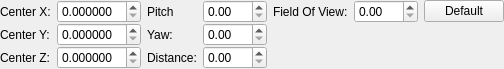
<?xml version="1.0" encoding="UTF-8"?>
<ui version="4.0">
 <class>ui::camera_operators::ArcBallSettingsPanel</class>
 <widget class="QWidget" name="ui::camera_operators::ArcBallSettingsPanel">
  <property name="geometry">
   <rect>
    <x>0</x>
    <y>0</y>
    <width>475</width>
    <height>62</height>
   </rect>
  </property>
  <property name="windowTitle">
   <string>Form</string>
  </property>
  <layout class="QHBoxLayout" name="horizontalLayout">
   <property name="sizeConstraint">
    <enum>QLayout::SetFixedSize</enum>
   </property>
   <property name="leftMargin">
    <number>0</number>
   </property>
   <property name="topMargin">
    <number>0</number>
   </property>
   <property name="rightMargin">
    <number>0</number>
   </property>
   <property name="bottomMargin">
    <number>0</number>
   </property>
   <item>
    <layout class="QGridLayout" name="gridLayout_2">
     <property name="verticalSpacing">
      <number>0</number>
     </property>
     <item row="0" column="1">
      <widget class="QDoubleSpinBox" name="CenterX">
       <property name="decimals">
        <number>6</number>
       </property>
      </widget>
     </item>
     <item row="1" column="0">
      <widget class="QLabel" name="label_2">
       <property name="sizePolicy">
        <sizepolicy hsizetype="Fixed" vsizetype="Preferred">
         <horstretch>0</horstretch>
         <verstretch>0</verstretch>
        </sizepolicy>
       </property>
       <property name="text">
        <string>Center Y:</string>
       </property>
      </widget>
     </item>
     <item row="1" column="1">
      <widget class="QDoubleSpinBox" name="CenterY">
       <property name="decimals">
        <number>6</number>
       </property>
      </widget>
     </item>
     <item row="2" column="0">
      <widget class="QLabel" name="label_3">
       <property name="sizePolicy">
        <sizepolicy hsizetype="Fixed" vsizetype="Preferred">
         <horstretch>0</horstretch>
         <verstretch>0</verstretch>
        </sizepolicy>
       </property>
       <property name="text">
        <string>Center Z:</string>
       </property>
      </widget>
     </item>
     <item row="0" column="0">
      <widget class="QLabel" name="label">
       <property name="sizePolicy">
        <sizepolicy hsizetype="Fixed" vsizetype="Preferred">
         <horstretch>0</horstretch>
         <verstretch>0</verstretch>
        </sizepolicy>
       </property>
       <property name="text">
        <string>Center X:</string>
       </property>
      </widget>
     </item>
     <item row="2" column="1">
      <widget class="QDoubleSpinBox" name="CenterZ">
       <property name="decimals">
        <number>6</number>
       </property>
      </widget>
     </item>
     <item row="3" column="0" colspan="2">
      <spacer name="verticalSpacer_2">
       <property name="orientation">
        <enum>Qt::Vertical</enum>
       </property>
       <property name="sizeHint" stdset="0">
        <size>
         <width>20</width>
         <height>0</height>
        </size>
       </property>
      </spacer>
     </item>
    </layout>
   </item>
   <item>
    <layout class="QGridLayout" name="gridLayout_3">
     <property name="verticalSpacing">
      <number>0</number>
     </property>
     <item row="2" column="0">
      <widget class="QLabel" name="label_6">
       <property name="sizePolicy">
        <sizepolicy hsizetype="Fixed" vsizetype="Preferred">
         <horstretch>0</horstretch>
         <verstretch>0</verstretch>
        </sizepolicy>
       </property>
       <property name="text">
        <string>Distance:</string>
       </property>
      </widget>
     </item>
     <item row="0" column="1">
      <widget class="QDoubleSpinBox" name="Pitch">
       <property name="maximum">
        <double>360.000000000000000</double>
       </property>
      </widget>
     </item>
     <item row="1" column="0">
      <widget class="QLabel" name="label_5">
       <property name="sizePolicy">
        <sizepolicy hsizetype="Fixed" vsizetype="Preferred">
         <horstretch>0</horstretch>
         <verstretch>0</verstretch>
        </sizepolicy>
       </property>
       <property name="text">
        <string>Yaw:</string>
       </property>
      </widget>
     </item>
     <item row="2" column="1">
      <widget class="QDoubleSpinBox" name="Distance"/>
     </item>
     <item row="0" column="0">
      <widget class="QLabel" name="label_4">
       <property name="sizePolicy">
        <sizepolicy hsizetype="Fixed" vsizetype="Preferred">
         <horstretch>0</horstretch>
         <verstretch>0</verstretch>
        </sizepolicy>
       </property>
       <property name="text">
        <string>Pitch</string>
       </property>
      </widget>
     </item>
     <item row="1" column="1">
      <widget class="QDoubleSpinBox" name="Yaw">
       <property name="maximum">
        <double>360.000000000000000</double>
       </property>
      </widget>
     </item>
     <item row="3" column="0" colspan="2">
      <spacer name="verticalSpacer_3">
       <property name="orientation">
        <enum>Qt::Vertical</enum>
       </property>
       <property name="sizeHint" stdset="0">
        <size>
         <width>20</width>
         <height>0</height>
        </size>
       </property>
      </spacer>
     </item>
    </layout>
   </item>
   <item>
    <layout class="QGridLayout" name="gridLayout_4">
     <property name="verticalSpacing">
      <number>0</number>
     </property>
     <item row="0" column="1">
      <widget class="QDoubleSpinBox" name="FieldOfView">
       <property name="maximum">
        <double>360.000000000000000</double>
       </property>
      </widget>
     </item>
     <item row="0" column="2">
      <widget class="QPushButton" name="DefaultFieldOfView">
       <property name="text">
        <string>Default</string>
       </property>
      </widget>
     </item>
     <item row="0" column="0">
      <widget class="QLabel" name="label_7">
       <property name="sizePolicy">
        <sizepolicy hsizetype="Fixed" vsizetype="Preferred">
         <horstretch>0</horstretch>
         <verstretch>0</verstretch>
        </sizepolicy>
       </property>
       <property name="text">
        <string>Field Of View:</string>
       </property>
      </widget>
     </item>
     <item row="1" column="0" colspan="3">
      <spacer name="verticalSpacer">
       <property name="orientation">
        <enum>Qt::Vertical</enum>
       </property>
       <property name="sizeHint" stdset="0">
        <size>
         <width>20</width>
         <height>0</height>
        </size>
       </property>
      </spacer>
     </item>
    </layout>
   </item>
  </layout>
 </widget>
 <resources/>
 <connections/>
</ui>
